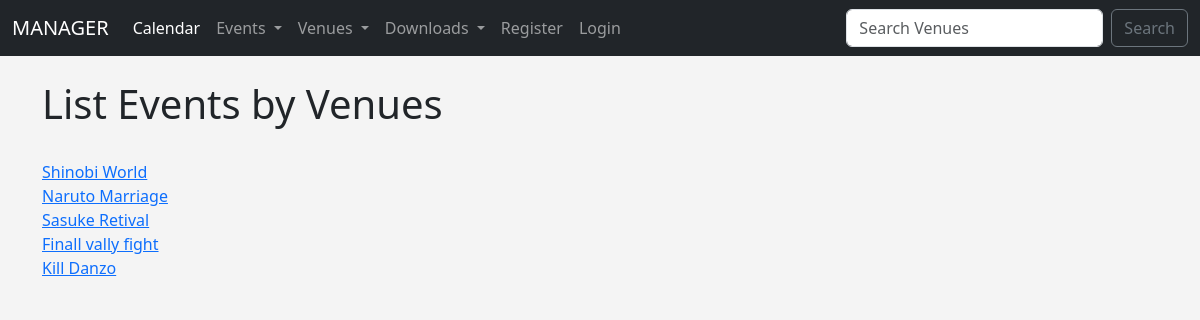
The page /venue_events/7 on the database its author committed.
### events/models.py (models this page shows, shortened)
class Event(models.Model):
    name = models.CharField('Event Name', max_length=120)
    event_date = models.DateTimeField('event date')
    venue = models.ForeignKey(Venue, blank=True, null=True, on_delete=models.CASCADE)
    manager =models.ForeignKey(User, blank=True, null= True, on_delete=models.SET_NULL)
    description = models.TextField(blank=True)
    attendees = models.ManyToManyField(MyClubUser, blank=True)
    approved = models.BooleanField("Approved", default = False)
    def __str__(self):
        return self.name

### events/views.py (the view)
# urls.py: path('venue_events/<venue_id>', views.venue_events, name='venue_events'),
def venue_events(request, venue_id):
    venue = Venue.objects.get(id=venue_id)
    events = venue.event_set.all()
    if events:
        return render(request, 'venue_events.html', {'events': events})
    else:
        messages.success(request,("There Is No Events In This Venue"))
        return redirect('admin_approval')

### events/templates/venue_events.html
{% extends 'base.html' %}
{% block content %}
    <h1>List Events by Venues</h1> <br>
{% for event in events %}
 <a href="{% url 'show_event' event.id %}">{{event}}</a> <br>
{% endfor %}
{% endblock %}

### events/templates/base.html (style rules this page uses)
body { background:#f4f4f4; }

### rows shown on the page
Event: name "Shinobi World"
Event: name "Naruto Marriage"
Event: name "Sasuke Retival"
Event: name "Finall vally fight"
Event: name "Kill Danzo"
